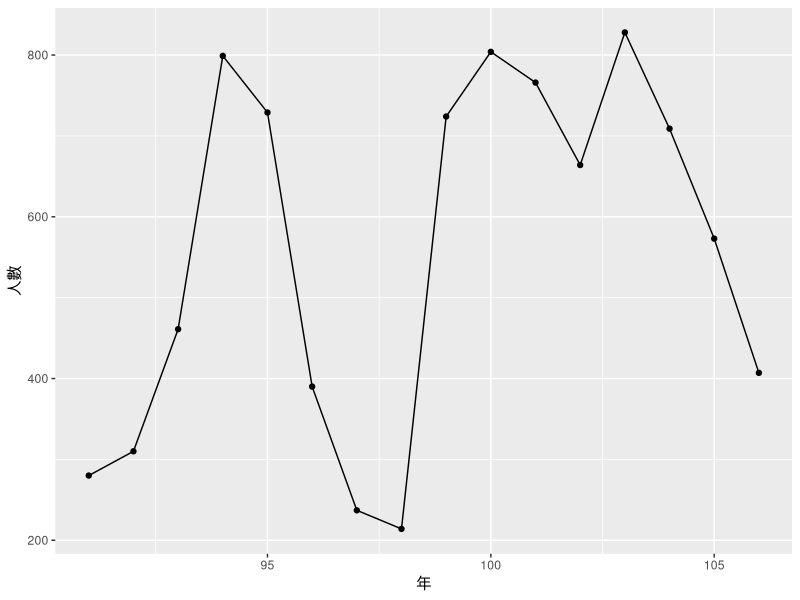
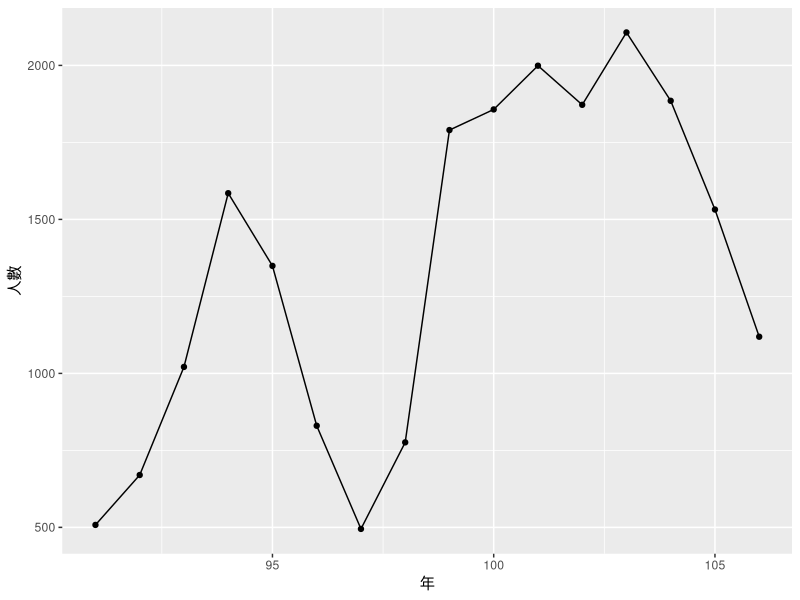
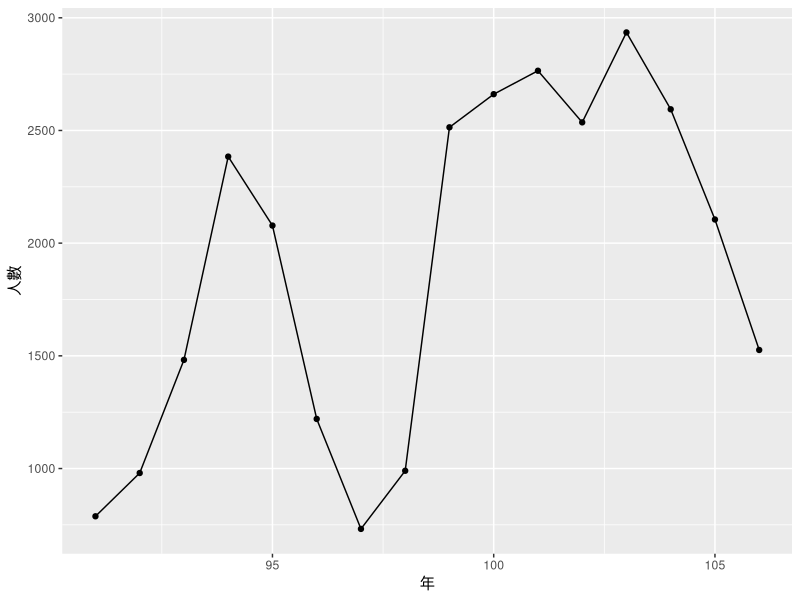
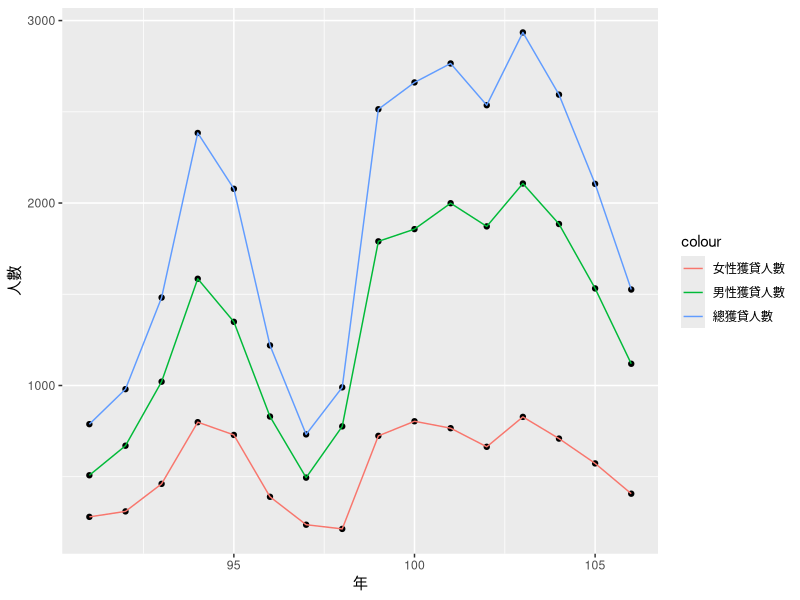
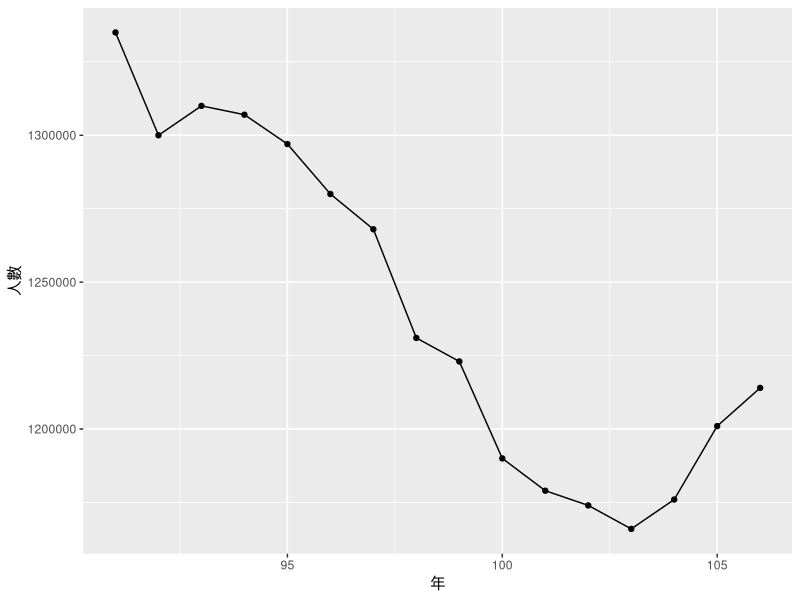
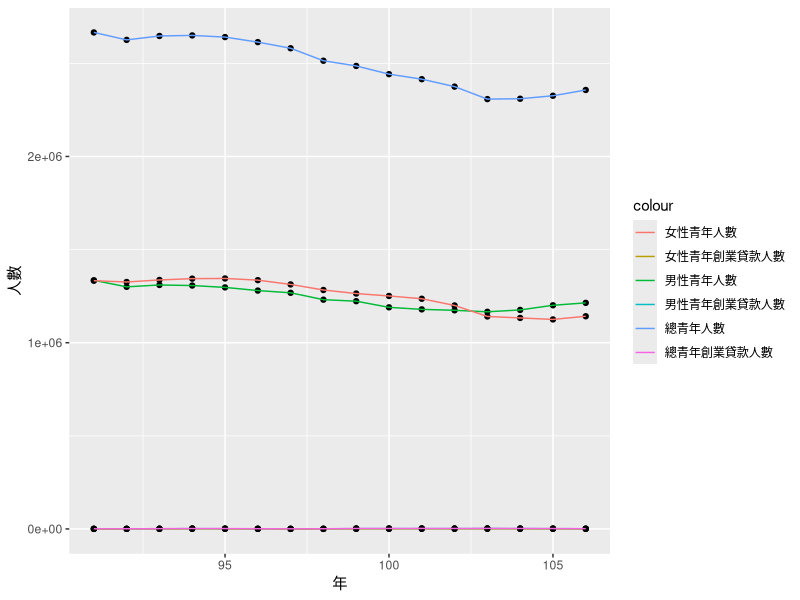
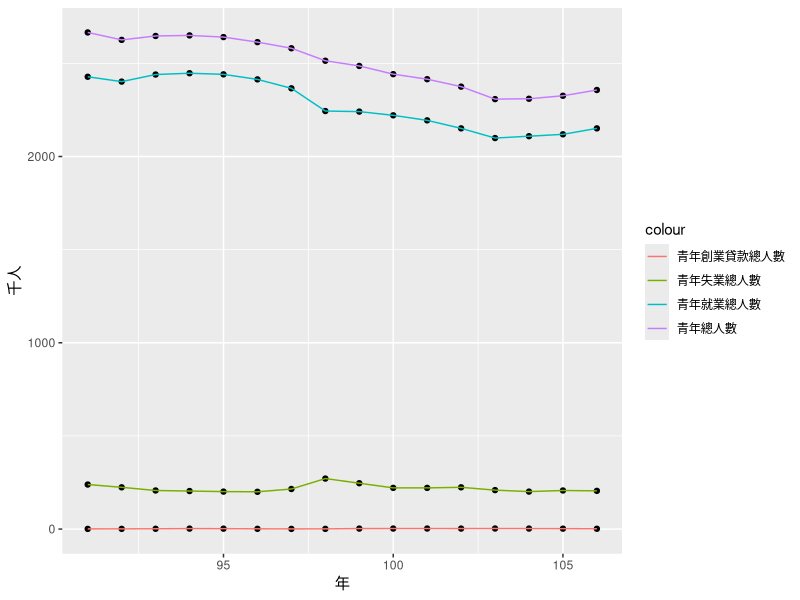
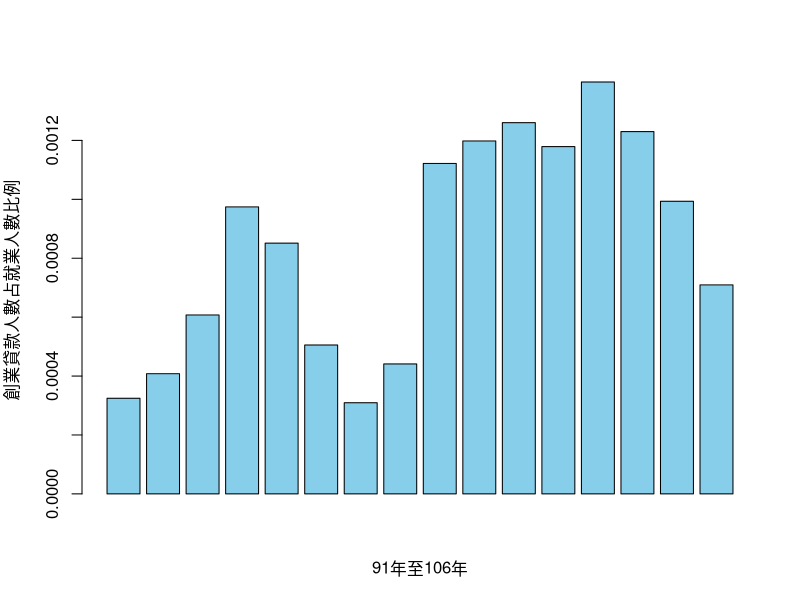

The R source for these figures, in order:
## ---- chunk 1
library(ggplot2)
library(base)
library(dplyr)
library(readr)

d2 = read_csv("datappl.csv")
d2 <- na.omit(d2)
d2 <- data.frame(d2)
d22 <- d2[c(1,2,4)] 

d22$"年度" = as.numeric(d22$"年度")
d22$"女性獲貸人數.人." = as.numeric(d22$"女性獲貸人數.人.")
d22 <- na.omit(d22)
d22 <- data.frame(d22)

## ---- chunk 2
# 女性創業貸款人數
library(ggplot2)
d22 <- data.frame(d22)
ggplot(d22, aes(x = 91:106, y = d22[,3])) + geom_line() + geom_point() + xlab("年") + ylab("人數")

# 男性創業貸款人數
library(ggplot2)
d22 <- data.frame(d22)
d22 <- na.omit(d22)
ggplot(d22, aes(x = 91:106, y = d22[,2])) + geom_line() + geom_point() + xlab("年") + ylab("人數")

# 總創業貸款人數
library(ggplot2)
d2 <- na.omit(d2)
d2 <- data.frame(d2)
d222 <- d2[c(1,2,4,6)] 
d222$"合計" = as.numeric(d222$"合計")
d222$"年度" = as.numeric(d222$"年度")
d222$"女性獲貸人數.人." = as.numeric(d222$"女性獲貸人數.人.")
d222 <- na.omit(d222)
d222 <- data.frame(d222)
d222 <- na.omit(d222)
ggplot(d22, aes(x = 91:106, y = d222[,4])) + geom_line() + geom_point() + xlab("年") + ylab("人數")

# 全部比較
ggplot(d222, aes(x = 91:106)) + 
            geom_point(aes(y = d222[,3])) + 
            geom_line(aes(y = d222[,3],  color="女性獲貸人數")) +
            geom_point(aes(y = d222[,2])) + 
            geom_line(aes(y= d222[,2], color="男性獲貸人數")) +
            geom_point(aes(y = d222[,4])) + 
            geom_line(aes(y= d222[,4], color="總獲貸人數")) + xlab("年") + ylab("人數")
## ---- chunk 3
library(readxl)
t1 = read_xlsx("table1.xlsx")
t1 <- na.omit(t1)
t1 <- data.frame(t1)
t11 <- t1[1:16,2:4]*1000
t11 <- data.frame(t11)
t11 <- na.omit(t11)
# 總青年人口
ggplot(t11, aes(x = 91:106, y = t11[,2])) + geom_line() + geom_point() + xlab("年") + ylab("人數")

# 總比較
alld2t1 <- cbind(t11, d222[1:16,])
ggplot(alld2t1, aes(x = 91:106)) + 
            geom_point(aes(y = alld2t1[,1])) + 
            geom_line(aes(y = alld2t1[,1],  color="總青年人數")) +
            geom_point(aes(y = alld2t1[,2])) + 
            geom_line(aes(y= alld2t1[,2], color="男性青年人數")) +
            geom_point(aes(y = alld2t1[,3])) + 
            geom_line(aes(y= alld2t1[,3], color="女性青年人數"))+
            geom_point(aes(y = alld2t1[,5])) + 
            geom_line(aes(y= alld2t1[,5], color="男性青年創業貸款人數"))+
            geom_point(aes(y = alld2t1[,6])) + 
            geom_line(aes(y= alld2t1[,6], color="女性青年創業貸款人數"))+
            geom_point(aes(y = alld2t1[,7])) + 
            geom_line(aes(y= alld2t1[,7], color="總青年創業貸款人數")) + xlab("年") + ylab("人數")
## ---- chunk 4
t2 = read_xlsx("table2.xlsx")
t2 <- na.omit(t2)
t2 <- data.frame(t2)
ggplot(t2, aes(x = 91:106)) + 
            geom_point(aes(y =t2[,4])) + 
            geom_line(aes(y = t2[,4],  color="青年創業貸款總人數")) +
            geom_point(aes(y = t2[,2])) + 
            geom_line(aes(y= t2[,2], color="青年失業總人數")) +
            geom_point(aes(y = t2[,3])) + 
            geom_line(aes(y= t2[,3], color="青年就業總人數"))+
            geom_point(aes(y = t2[,5])) + 
            geom_line(aes(y= t2[,5], color="青年總人數")) + xlab("年") + ylab("千人")
## ---- chunk 5
t22 <- t2[1:16,4]/t2[1:16,3]
barplot(t22, col = "skyblue",xlab = "91年至106年", ylab = "創業貸款人數占就業人數比例")
## ---- chunk 6
dm = read_csv("datamoney.csv")
dm <- na.omit(dm)
dm <- data.frame(dm)
dm1 <- dm[c(2,4)] 
dm1 <- na.omit(dm1)
dm1 = as.matrix(dm1)
dm1 = as.numeric(dm1)
barplot(dm1,width = 3, space = NULL,beside = TRUE, col = c("skyblue", "pink"), xlab = "年度", ylab = "貸款金額(千元)", legend=c("男","女"))

mycols <- runif(5,min=1,max=length(colors())) 
barplot(dm[,6],width = 1, space = NULL,beside = TRUE, col = c("#4FB0C6","#4F86C6","#C65146","#EC6A5C","#e97f02","#f8ca00","#8FBC94","#548687","#6E7783","#77AAAD","#99CCCC","#FFCC99","#CC9999","#CCCC99","#0099CC","#FF6666","#996699","#666666","#996697"), xlab = "年度", ylab = "貸款金額(千元)", legend=dm$"年度",)

## ---- chunk 7
library(dplyr)
library(tidyr) 
library(splines)
j1 = read_xlsx("jobdata.xlsx")
j22 <- j1[,-5:-17]

j22 <- data.frame(j22)

j33 <- j22 %>% gather("item",value,3:4) %>% 
  bind_cols(data.frame(item_id=rep(1:2,each=6))) #使用tidyr和dplyr包进行数据转换

ggplot(j33,aes(x=年,value))+
  geom_bar(aes(fill=item),stat = "identity",position="dodge",width=0.8)+
  labs(title="青年打算轉換工作情形",y = "百分比值") + scale_x_continuous(breaks=seq(101,105,by=2))
## ---- chunk 8
library(dplyr)
library(tidyr) 
library(splines)
j1 = read_xlsx("jobdata.xlsx")
j2 <- j1[,-3:-4]

j2 <- data.frame(j2)

j3 <- j2 %>% gather("item",value,3:15) %>% 
  bind_cols(data.frame(item_id=rep(1:13,each=6))) #使用tidyr和dplyr包进行数据转换

ggplot(j3,aes(x=年,value))+
  geom_bar(aes(fill=item),stat = "identity",position="dodge",width=0.8)+
  labs(title="青年打算轉換工作情形",y = "百分比值") + scale_x_continuous(breaks=seq(101,105,by=2))

## ---- chunk 9
j22 <- j2[,-3:-11]
j222 <- j22[,-4:-6]

j222 <- data.frame(j222)

j222 <- j222 %>% gather("item",value,3) %>% 
  bind_cols(data.frame(item_id=rep(3,each=6)))
ggplot(j222,aes(x=年,value))+
  geom_bar(aes(fill=item),stat = "identity",position="dodge",width=0.8)+
  labs(title="青年打算轉換工作情形",y = "百分比值") + scale_x_continuous(breaks=seq(101,105,by=2))
## ---- chunk 10
j101 = read_xlsx("job101.xlsx")

j101 <- data.frame(j101)

j101 <- j101 %>% gather("item",value,3:10) %>% 
  bind_cols(data.frame(item_id=rep(1:8,each=8)))

ggplot(j101,aes(x = 教育程度,value))+
  geom_bar(aes(fill=item),stat = "identity",position="dodge",width=0.5)+
  labs(title="101年青年打算轉換工作情形與教育程度",y = "百分比值") 
## ---- chunk 11
j103 = read_xlsx("job103.xlsx")

j103 <- data.frame(j103)

j103 <- j103 %>% gather("item",value,3:10) %>% 
  bind_cols(data.frame(item_id=rep(1:8,each=8)))

ggplot(j103,aes(x = 教育程度,value))+
  geom_bar(aes(fill=item),stat = "identity",position="dodge",width=0.5)+
  labs(title="103年青年打算轉換工作情形與教育程度",y = "百分比值") 
## ---- chunk 12
j105 = read_xlsx("job105.xlsx")

j105 <- data.frame(j105)

j105 <- j105 %>% gather("item",value,3:10) %>% 
  bind_cols(data.frame(item_id=rep(1:8,each=8)))

ggplot(j105,aes(x = 教育程度,value))+
  geom_bar(aes(fill=item),stat = "identity",position="dodge",width=0.5)+
  labs(title="105年青年打算轉換工作情形與教育程度",y = "百分比值") 
## ---- chunk 13
ld = read_xlsx("licensedata.xlsx")
ld2 <- data.frame(ld[,-4:-9])

ld2 <- ld2 %>% gather("item",value,3:4) %>% 
  bind_cols(data.frame(item_id=rep(1:2,each=6)))

ggplot(ld2,aes(x = 年,value))+
  geom_bar(aes(fill=item),stat = "identity",position="dodge",width=0.8)+labs(title="青年有無打算考證照比例",y = "百分比值") +scale_x_continuous(breaks=seq(101,105,by=2))
## ---- chunk 14
ld = read_xlsx("licensedata.xlsx")

ld1 <- data.frame(ld)

ld1 <- ld1 %>% gather("item",value,4:9) %>% 
  bind_cols(data.frame(item_id=rep(1:6,each=6)))

ggplot(ld1,aes(x = 年,value))+
  geom_bar(aes(fill=item),stat = "identity",position="dodge",width=1.5)+
  labs(title="青年打算考證照類別比例",y = "百分比值") + scale_x_continuous(breaks=seq(101,105,by=2))
## ---- chunk 15
ldedu = read_xlsx("licensedataedu.xlsx")
ldedu1 <- data.frame(ldedu[,-4:-9])

ldedu1 <- ldedu1 %>% gather("item",value,3:4) %>% 
  bind_cols(data.frame(item_id=rep(1:2,each=24)))

ggplot(ldedu1,aes(x = 教育程度,value))+
  geom_bar(aes(fill=item),stat = "identity",position="dodge",width=0.8)+ facet_grid(年~.) +labs(title="青年有無打算考證照比例",y = "百分比值") 
## ---- chunk 16
ldedu = read_xlsx("licensedataedu.xlsx")
ldedu11 <- data.frame(ldedu[,-10])
ldedu111 <- data.frame(ldedu11[,-3])

ldedu111 <- ldedu111 %>% gather("item",value,3:8) %>% 
  bind_cols(data.frame(item_id=rep(1:8,each=18)))

ggplot(ldedu111,aes(x = 教育程度,value))+
  geom_bar(aes(fill=item),stat = "identity",position="dodge",width=0.8)+ facet_grid(年~.) +labs(title="教育程度和青年有無打算考證照比例之關聯",y = "百分比值") 
## ---- chunk 17
p = read_xlsx("problem.xlsx")

p <- data.frame(p[,1:11])

p <- p %>% gather("item",value,3:11) %>% 
  bind_cols(data.frame(item_id=rep(1:9,each=24)))

ggplot(p,aes(x = 教育程度,value))+
  geom_bar(aes(fill=item),stat = "identity",position="dodge",width=0.8)+ facet_grid(年~.) +labs(title=" 青年勞工初次尋職困難與教育程度",y = "百分比值") 
## ---- chunk 18
ss = read_xlsx("salarysex.xlsx")

ss <- data.frame(ss)

ss <- ss %>% gather("item",value,3:4) %>% 
  bind_cols(data.frame(item_id=rep(1:2,each=6)))

ggplot(ss,aes(x = 性別,value))+
  geom_bar(aes(fill=item),stat = "identity",position="dodge",width=0.8) + facet_grid(年~.)+labs(title=" 青年勞工初次尋職與現職工作平均每月薪資比較",y = "平均每月薪資(元)") 
## ---- chunk 19
se = read_xlsx("salaryedu.xlsx")

se <- data.frame(se)

se <- se %>% gather("item",value,3:4) %>% 
  bind_cols(data.frame(item_id=rep(1:2,each=24)))

ggplot(se,aes(x = 教育程度,value))+
  geom_bar(aes(fill=item),stat = "identity",position="dodge",width=0.8) + facet_grid(年~.)+labs(title=" 青年勞工初次尋職與現職工作平均每月薪資比較",y = "平均每月薪資(元)") 

## ---- chunk 20
te = read_xlsx("timeedu.xlsx")

te1 <- data.frame(te[,1:8])

te1 <- te1 %>% gather("item",value,3:8) %>% 
  bind_cols(data.frame(item_id=rep(1:8,each=18)))

ggplot(te1,aes(x = 教育程度,value))+
  geom_bar(aes(fill=item),stat = "identity",position="dodge",width=0.8) + facet_grid(年~.)+labs(title=" 青年勞工初次尋職時間與教育關係",y = "百分比(%)") 

## ---- chunk 21
te = read_xlsx("timeedu.xlsx")

te2 <- data.frame(te[,-3:-8])

te2 <- te2 %>% gather("item",value,3) %>% 
  bind_cols(data.frame(item_id=rep(1,each=24)))

ggplot(te2,aes(x = 教育程度,value))+
  geom_bar(aes(fill=item ),stat = "identity",position="dodge",width=0.8) + facet_grid(年~.)+labs(title=" 青年勞工初次尋職時間與教育關係",y = "百分比(%)") 

